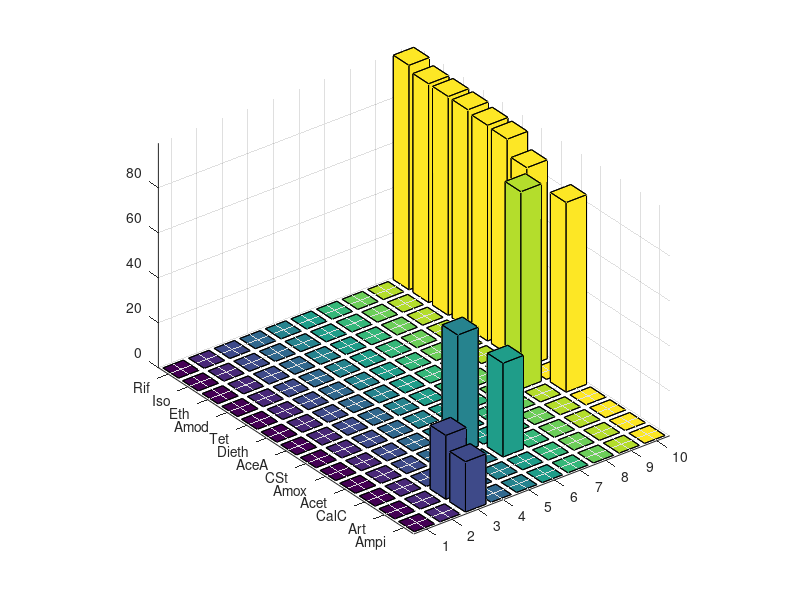

Here is the MATLAB script that generated this plot:
A = [1 2 3 4 5 6 7 8 9 10 11 12 13];
B = [10 10 10 10 10 10 10 9 10 5 6 3 3];
C = [99.8 97.3 97.3 97.1 95.9 95.4 88.4 87.8 84.3 52.9 41.7 28.4 22.4];
D = zeros(max(A),max(B));
for i=1:length(A)
    D(A(i),B(i)) = C(i);
end
bar3(D)
set(gca,'YTickLabel',{'Rif','Iso','Eth','Amod','Tet','Dieth','AceA','CSt','Amox','Acet','CalC','Art','Ampi'});